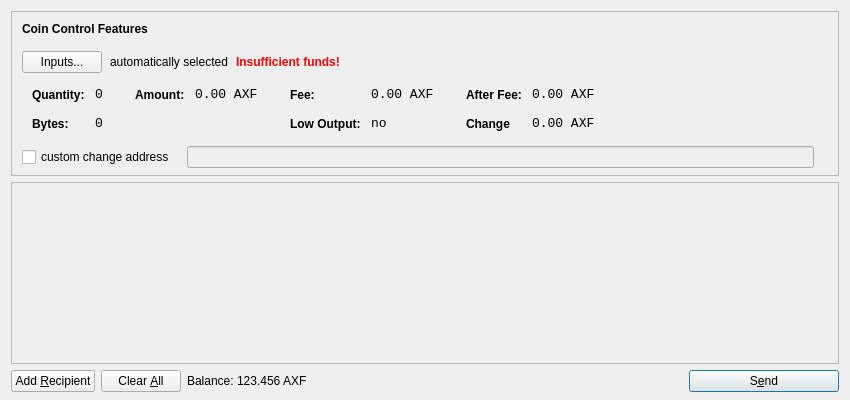
<?xml version="1.0" encoding="UTF-8"?>
<ui version="4.0">
 <class>SendCoinsDialog</class>
 <widget class="QDialog" name="SendCoinsDialog">
  <property name="geometry">
   <rect>
    <x>0</x>
    <y>0</y>
    <width>850</width>
    <height>400</height>
   </rect>
  </property>
  <property name="windowTitle">
   <string>Send Coins</string>
  </property>
  <layout class="QVBoxLayout" name="verticalLayout" stretch="0,1,0">
   <property name="bottomMargin">
    <number>8</number>
   </property>
   <item>
    <widget class="QFrame" name="frameCoinControl">
     <property name="sizePolicy">
      <sizepolicy hsizetype="Expanding" vsizetype="Expanding">
       <horstretch>0</horstretch>
       <verstretch>0</verstretch>
      </sizepolicy>
     </property>
     <property name="maximumSize">
      <size>
       <width>16777215</width>
       <height>16777215</height>
      </size>
     </property>
     <property name="frameShape">
      <enum>QFrame::StyledPanel</enum>
     </property>
     <property name="frameShadow">
      <enum>QFrame::Sunken</enum>
     </property>
     <layout class="QVBoxLayout" name="verticalLayoutCoinControl2">
      <property name="spacing">
       <number>-1</number>
      </property>
      <property name="leftMargin">
       <number>0</number>
      </property>
      <property name="topMargin">
       <number>0</number>
      </property>
      <property name="rightMargin">
       <number>0</number>
      </property>
      <property name="bottomMargin">
       <number>6</number>
      </property>
      <item>
       <layout class="QVBoxLayout" name="verticalLayoutCoinControl" stretch="0,0,0,0,1">
        <property name="spacing">
         <number>0</number>
        </property>
        <property name="leftMargin">
         <number>10</number>
        </property>
        <property name="topMargin">
         <number>10</number>
        </property>
        <item>
         <layout class="QHBoxLayout" name="horizontalLayoutCoinControl1">
          <property name="bottomMargin">
           <number>15</number>
          </property>
          <item>
           <widget class="QLabel" name="labelCoinControlFeatures">
            <property name="sizePolicy">
             <sizepolicy hsizetype="Preferred" vsizetype="Maximum">
              <horstretch>0</horstretch>
              <verstretch>0</verstretch>
             </sizepolicy>
            </property>
            <property name="font">
             <font>
              <weight>75</weight>
              <bold>true</bold>
             </font>
            </property>
            <property name="styleSheet">
             <string notr="true">font-weight:bold;</string>
            </property>
            <property name="text">
             <string>Coin Control Features</string>
            </property>
           </widget>
          </item>
         </layout>
        </item>
        <item>
         <layout class="QHBoxLayout" name="horizontalLayoutCoinControl2" stretch="0,0,0,0">
          <property name="spacing">
           <number>8</number>
          </property>
          <property name="bottomMargin">
           <number>10</number>
          </property>
          <item>
           <widget class="QPushButton" name="pushButtonCoinControl">
            <property name="styleSheet">
             <string notr="true"/>
            </property>
            <property name="text">
             <string>Inputs...</string>
            </property>
           </widget>
          </item>
          <item>
           <widget class="QLabel" name="labelCoinControlAutomaticallySelected">
            <property name="text">
             <string>automatically selected</string>
            </property>
            <property name="margin">
             <number>5</number>
            </property>
           </widget>
          </item>
          <item>
           <widget class="QLabel" name="labelCoinControlInsuffFunds">
            <property name="font">
             <font>
              <weight>75</weight>
              <bold>true</bold>
             </font>
            </property>
            <property name="styleSheet">
             <string notr="true">color:red;font-weight:bold;</string>
            </property>
            <property name="text">
             <string>Insufficient funds!</string>
            </property>
            <property name="margin">
             <number>5</number>
            </property>
           </widget>
          </item>
          <item>
           <spacer name="horizontalSpacerCoinControl">
            <property name="orientation">
             <enum>Qt::Horizontal</enum>
            </property>
            <property name="sizeHint" stdset="0">
             <size>
              <width>40</width>
              <height>1</height>
             </size>
            </property>
           </spacer>
          </item>
         </layout>
        </item>
        <item>
         <widget class="QWidget" name="widgetCoinControl" native="true">
          <property name="sizePolicy">
           <sizepolicy hsizetype="Preferred" vsizetype="Preferred">
            <horstretch>0</horstretch>
            <verstretch>0</verstretch>
           </sizepolicy>
          </property>
          <property name="minimumSize">
           <size>
            <width>0</width>
            <height>0</height>
           </size>
          </property>
          <property name="styleSheet">
           <string notr="true"/>
          </property>
          <layout class="QHBoxLayout" name="horizontalLayoutCoinControl5">
           <property name="margin">
            <number>0</number>
           </property>
           <item>
            <layout class="QHBoxLayout" name="horizontalLayoutCoinControl3" stretch="0,0,0,1">
             <property name="spacing">
              <number>20</number>
             </property>
             <property name="topMargin">
              <number>0</number>
             </property>
             <property name="bottomMargin">
              <number>10</number>
             </property>
             <item>
              <layout class="QFormLayout" name="formLayoutCoinControl1">
               <property name="horizontalSpacing">
                <number>10</number>
               </property>
               <property name="verticalSpacing">
                <number>14</number>
               </property>
               <property name="leftMargin">
                <number>10</number>
               </property>
               <property name="topMargin">
                <number>4</number>
               </property>
               <property name="rightMargin">
                <number>6</number>
               </property>
               <item row="0" column="0">
                <widget class="QLabel" name="labelCoinControlQuantityText">
                 <property name="styleSheet">
                  <string notr="true">font-weight:bold;</string>
                 </property>
                 <property name="text">
                  <string>Quantity:</string>
                 </property>
                 <property name="margin">
                  <number>0</number>
                 </property>
                </widget>
               </item>
               <item row="0" column="1">
                <widget class="QLabel" name="labelCoinControlQuantity">
                 <property name="font">
                  <font>
                   <family>Monospace</family>
                   <pointsize>10</pointsize>
                  </font>
                 </property>
                 <property name="cursor">
                  <cursorShape>IBeamCursor</cursorShape>
                 </property>
                 <property name="contextMenuPolicy">
                  <enum>Qt::ActionsContextMenu</enum>
                 </property>
                 <property name="text">
                  <string>0</string>
                 </property>
                 <property name="margin">
                  <number>0</number>
                 </property>
                 <property name="textInteractionFlags">
                  <set>Qt::LinksAccessibleByMouse|Qt::TextSelectableByKeyboard|Qt::TextSelectableByMouse</set>
                 </property>
                </widget>
               </item>
               <item row="1" column="0">
                <widget class="QLabel" name="labelCoinControlBytesText">
                 <property name="styleSheet">
                  <string notr="true">font-weight:bold;</string>
                 </property>
                 <property name="text">
                  <string>Bytes:</string>
                 </property>
                </widget>
               </item>
               <item row="1" column="1">
                <widget class="QLabel" name="labelCoinControlBytes">
                 <property name="font">
                  <font>
                   <family>Monospace</family>
                   <pointsize>10</pointsize>
                  </font>
                 </property>
                 <property name="cursor">
                  <cursorShape>IBeamCursor</cursorShape>
                 </property>
                 <property name="contextMenuPolicy">
                  <enum>Qt::ActionsContextMenu</enum>
                 </property>
                 <property name="text">
                  <string>0</string>
                 </property>
                 <property name="textInteractionFlags">
                  <set>Qt::LinksAccessibleByMouse|Qt::TextSelectableByKeyboard|Qt::TextSelectableByMouse</set>
                 </property>
                </widget>
               </item>
              </layout>
             </item>
             <item>
              <layout class="QFormLayout" name="formLayoutCoinControl2">
               <property name="horizontalSpacing">
                <number>10</number>
               </property>
               <property name="verticalSpacing">
                <number>14</number>
               </property>
               <property name="leftMargin">
                <number>6</number>
               </property>
               <property name="topMargin">
                <number>4</number>
               </property>
               <property name="rightMargin">
                <number>6</number>
               </property>
               <item row="0" column="0">
                <widget class="QLabel" name="labelCoinControlAmountText">
                 <property name="styleSheet">
                  <string notr="true">font-weight:bold;</string>
                 </property>
                 <property name="text">
                  <string>Amount:</string>
                 </property>
                 <property name="margin">
                  <number>0</number>
                 </property>
                </widget>
               </item>
               <item row="0" column="1">
                <widget class="QLabel" name="labelCoinControlAmount">
                 <property name="font">
                  <font>
                   <family>Monospace</family>
                   <pointsize>10</pointsize>
                  </font>
                 </property>
                 <property name="cursor">
                  <cursorShape>IBeamCursor</cursorShape>
                 </property>
                 <property name="contextMenuPolicy">
                  <enum>Qt::ActionsContextMenu</enum>
                 </property>
                 <property name="text">
                  <string notr="true">0.00 AXF</string>
                 </property>
                 <property name="textInteractionFlags">
                  <set>Qt::LinksAccessibleByMouse|Qt::TextSelectableByKeyboard|Qt::TextSelectableByMouse</set>
                 </property>
                </widget>
               </item>
              </layout>
             </item>
             <item>
              <layout class="QFormLayout" name="formLayoutCoinControl3">
               <property name="horizontalSpacing">
                <number>10</number>
               </property>
               <property name="verticalSpacing">
                <number>14</number>
               </property>
               <property name="leftMargin">
                <number>6</number>
               </property>
               <property name="topMargin">
                <number>4</number>
               </property>
               <property name="rightMargin">
                <number>6</number>
               </property>
               <item row="0" column="0">
                <widget class="QLabel" name="labelCoinControlFeeText">
                 <property name="styleSheet">
                  <string notr="true">font-weight:bold;</string>
                 </property>
                 <property name="text">
                  <string>Fee:</string>
                 </property>
                 <property name="margin">
                  <number>0</number>
                 </property>
                </widget>
               </item>
               <item row="0" column="1">
                <widget class="QLabel" name="labelCoinControlFee">
                 <property name="font">
                  <font>
                   <family>Monospace</family>
                   <pointsize>10</pointsize>
                  </font>
                 </property>
                 <property name="cursor">
                  <cursorShape>IBeamCursor</cursorShape>
                 </property>
                 <property name="contextMenuPolicy">
                  <enum>Qt::ActionsContextMenu</enum>
                 </property>
                 <property name="text">
                  <string notr="true">0.00 AXF</string>
                 </property>
                 <property name="textInteractionFlags">
                  <set>Qt::LinksAccessibleByMouse|Qt::TextSelectableByKeyboard|Qt::TextSelectableByMouse</set>
                 </property>
                </widget>
               </item>
               <item row="1" column="0">
                <widget class="QLabel" name="labelCoinControlLowOutputText">
                 <property name="styleSheet">
                  <string notr="true">font-weight:bold;</string>
                 </property>
                 <property name="text">
                  <string>Low Output:</string>
                 </property>
                </widget>
               </item>
               <item row="1" column="1">
                <widget class="QLabel" name="labelCoinControlLowOutput">
                 <property name="font">
                  <font>
                   <family>Monospace</family>
                   <pointsize>10</pointsize>
                  </font>
                 </property>
                 <property name="cursor">
                  <cursorShape>IBeamCursor</cursorShape>
                 </property>
                 <property name="contextMenuPolicy">
                  <enum>Qt::ActionsContextMenu</enum>
                 </property>
                 <property name="text">
                  <string>no</string>
                 </property>
                 <property name="textInteractionFlags">
                  <set>Qt::LinksAccessibleByMouse|Qt::TextSelectableByKeyboard|Qt::TextSelectableByMouse</set>
                 </property>
                </widget>
               </item>
              </layout>
             </item>
             <item>
              <layout class="QFormLayout" name="formLayoutCoinControl4">
               <property name="horizontalSpacing">
                <number>10</number>
               </property>
               <property name="verticalSpacing">
                <number>14</number>
               </property>
               <property name="leftMargin">
                <number>6</number>
               </property>
               <property name="topMargin">
                <number>4</number>
               </property>
               <property name="rightMargin">
                <number>6</number>
               </property>
               <item row="0" column="0">
                <widget class="QLabel" name="labelCoinControlAfterFeeText">
                 <property name="styleSheet">
                  <string notr="true">font-weight:bold;</string>
                 </property>
                 <property name="text">
                  <string>After Fee:</string>
                 </property>
                 <property name="margin">
                  <number>0</number>
                 </property>
                </widget>
               </item>
               <item row="0" column="1">
                <widget class="QLabel" name="labelCoinControlAfterFee">
                 <property name="font">
                  <font>
                   <family>Monospace</family>
                   <pointsize>10</pointsize>
                  </font>
                 </property>
                 <property name="cursor">
                  <cursorShape>IBeamCursor</cursorShape>
                 </property>
                 <property name="contextMenuPolicy">
                  <enum>Qt::ActionsContextMenu</enum>
                 </property>
                 <property name="text">
                  <string notr="true">0.00 AXF</string>
                 </property>
                 <property name="textInteractionFlags">
                  <set>Qt::LinksAccessibleByMouse|Qt::TextSelectableByKeyboard|Qt::TextSelectableByMouse</set>
                 </property>
                </widget>
               </item>
               <item row="1" column="0">
                <widget class="QLabel" name="labelCoinControlChangeText">
                 <property name="styleSheet">
                  <string notr="true">font-weight:bold;</string>
                 </property>
                 <property name="text">
                  <string>Change</string>
                 </property>
                </widget>
               </item>
               <item row="1" column="1">
                <widget class="QLabel" name="labelCoinControlChange">
                 <property name="font">
                  <font>
                   <family>Monospace</family>
                   <pointsize>10</pointsize>
                  </font>
                 </property>
                 <property name="cursor">
                  <cursorShape>IBeamCursor</cursorShape>
                 </property>
                 <property name="contextMenuPolicy">
                  <enum>Qt::ActionsContextMenu</enum>
                 </property>
                 <property name="text">
                  <string notr="true">0.00 AXF</string>
                 </property>
                 <property name="textInteractionFlags">
                  <set>Qt::LinksAccessibleByMouse|Qt::TextSelectableByKeyboard|Qt::TextSelectableByMouse</set>
                 </property>
                </widget>
               </item>
              </layout>
             </item>
            </layout>
           </item>
          </layout>
         </widget>
        </item>
        <item>
         <layout class="QHBoxLayout" name="horizontalLayoutCoinControl4" stretch="0,0,0">
          <property name="spacing">
           <number>12</number>
          </property>
          <property name="sizeConstraint">
           <enum>QLayout::SetDefaultConstraint</enum>
          </property>
          <property name="topMargin">
           <number>5</number>
          </property>
          <property name="rightMargin">
           <number>5</number>
          </property>
          <item>
           <widget class="QCheckBox" name="checkBoxCoinControlChange">
            <property name="text">
             <string>custom change address</string>
            </property>
           </widget>
          </item>
          <item>
           <widget class="QLineEdit" name="lineEditCoinControlChange">
            <property name="enabled">
             <bool>false</bool>
            </property>
            <property name="sizePolicy">
             <sizepolicy hsizetype="Expanding" vsizetype="Fixed">
              <horstretch>0</horstretch>
              <verstretch>0</verstretch>
             </sizepolicy>
            </property>
           </widget>
          </item>
          <item>
           <widget class="QLabel" name="labelCoinControlChangeLabel">
            <property name="sizePolicy">
             <sizepolicy hsizetype="Preferred" vsizetype="Expanding">
              <horstretch>0</horstretch>
              <verstretch>0</verstretch>
             </sizepolicy>
            </property>
            <property name="minimumSize">
             <size>
              <width>0</width>
              <height>0</height>
             </size>
            </property>
            <property name="text">
             <string/>
            </property>
            <property name="margin">
             <number>3</number>
            </property>
           </widget>
          </item>
         </layout>
        </item>
        <item>
         <spacer name="verticalSpacerCoinControl">
          <property name="orientation">
           <enum>Qt::Vertical</enum>
          </property>
          <property name="sizeHint" stdset="0">
           <size>
            <width>800</width>
            <height>1</height>
           </size>
          </property>
         </spacer>
        </item>
       </layout>
      </item>
     </layout>
    </widget>
   </item>
   <item>
    <widget class="QScrollArea" name="scrollArea">
     <property name="widgetResizable">
      <bool>true</bool>
     </property>
     <widget class="QWidget" name="scrollAreaWidgetContents">
      <property name="geometry">
       <rect>
        <x>0</x>
        <y>0</y>
        <width>830</width>
        <height>165</height>
       </rect>
      </property>
      <layout class="QVBoxLayout" name="verticalLayout_2">
       <property name="margin">
        <number>0</number>
       </property>
       <item>
        <layout class="QVBoxLayout" name="entries">
         <property name="spacing">
          <number>6</number>
         </property>
        </layout>
       </item>
       <item>
        <spacer name="verticalSpacer">
         <property name="orientation">
          <enum>Qt::Vertical</enum>
         </property>
         <property name="sizeHint" stdset="0">
          <size>
           <width>20</width>
           <height>40</height>
          </size>
         </property>
        </spacer>
       </item>
      </layout>
     </widget>
    </widget>
   </item>
   <item>
    <layout class="QHBoxLayout" name="horizontalLayout">
     <item>
      <widget class="QPushButton" name="addButton">
       <property name="toolTip">
        <string>Send to multiple recipients at once</string>
       </property>
       <property name="text">
        <string>Add &amp;Recipient</string>
       </property>
       <property name="autoDefault">
        <bool>false</bool>
       </property>
      </widget>
     </item>
     <item>
      <widget class="QPushButton" name="clearButton">
       <property name="sizePolicy">
        <sizepolicy hsizetype="Minimum" vsizetype="Fixed">
         <horstretch>0</horstretch>
         <verstretch>0</verstretch>
        </sizepolicy>
       </property>
       <property name="toolTip">
        <string>Remove all transaction fields</string>
       </property>
       <property name="text">
        <string>Clear &amp;All</string>
       </property>
       <property name="autoRepeatDelay">
        <number>300</number>
       </property>
       <property name="autoDefault">
        <bool>false</bool>
       </property>
      </widget>
     </item>
     <item>
      <layout class="QHBoxLayout" name="horizontalLayout_2">
       <property name="spacing">
        <number>3</number>
       </property>
       <item>
        <widget class="QLabel" name="label">
         <property name="sizePolicy">
          <sizepolicy hsizetype="Preferred" vsizetype="Fixed">
           <horstretch>0</horstretch>
           <verstretch>0</verstretch>
          </sizepolicy>
         </property>
         <property name="text">
          <string>Balance:</string>
         </property>
        </widget>
       </item>
       <item>
        <widget class="QLabel" name="labelBalance">
         <property name="sizePolicy">
          <sizepolicy hsizetype="Preferred" vsizetype="Fixed">
           <horstretch>0</horstretch>
           <verstretch>0</verstretch>
          </sizepolicy>
         </property>
         <property name="cursor">
          <cursorShape>IBeamCursor</cursorShape>
         </property>
         <property name="text">
          <string notr="true">123.456 AXF</string>
         </property>
         <property name="textInteractionFlags">
          <set>Qt::LinksAccessibleByMouse|Qt::TextSelectableByKeyboard|Qt::TextSelectableByMouse</set>
         </property>
        </widget>
       </item>
      </layout>
     </item>
     <item>
      <spacer name="horizontalSpacer">
       <property name="orientation">
        <enum>Qt::Horizontal</enum>
       </property>
       <property name="sizeHint" stdset="0">
        <size>
         <width>40</width>
         <height>20</height>
        </size>
       </property>
      </spacer>
     </item>
     <item>
      <widget class="QPushButton" name="sendButton">
       <property name="minimumSize">
        <size>
         <width>150</width>
         <height>0</height>
        </size>
       </property>
       <property name="toolTip">
        <string>Confirm the send action</string>
       </property>
       <property name="text">
        <string>S&amp;end</string>
       </property>
       <property name="icon">
        <iconset resource="../bitcoin.qrc">
         <normaloff>:/icons/send</normaloff>:/icons/send</iconset>
       </property>
       <property name="default">
        <bool>true</bool>
       </property>
      </widget>
     </item>
    </layout>
   </item>
  </layout>
 </widget>
 <resources>
  <include location="../bitcoin.qrc"/>
 </resources>
 <connections/>
</ui>
